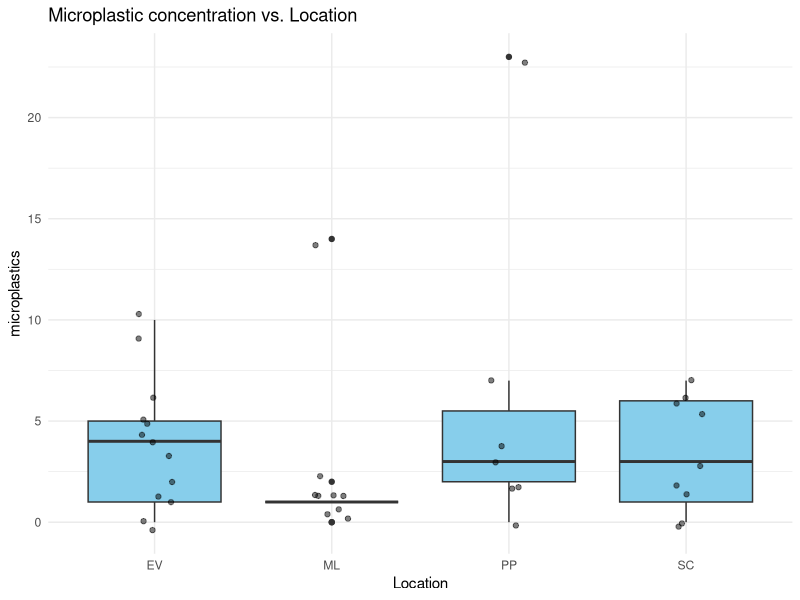
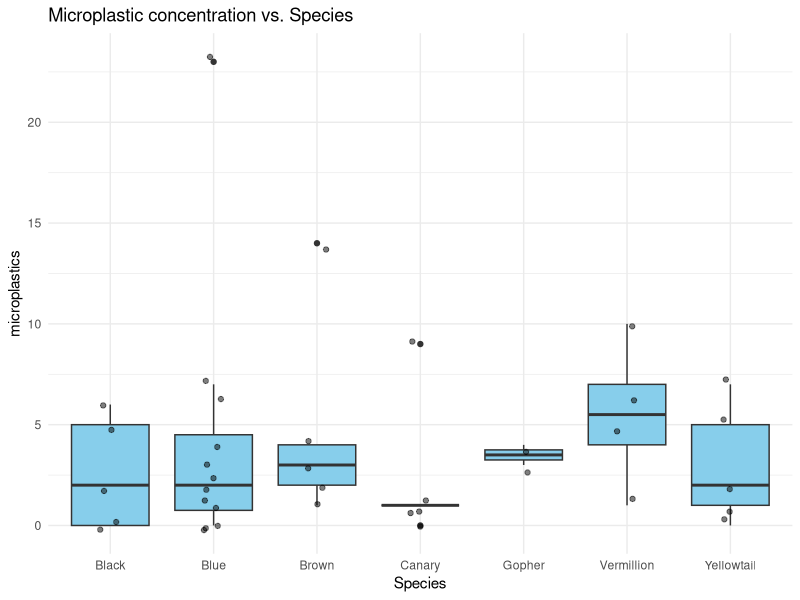

Reproduce these figures in R, in order.
# pkgs and imports
library(tidyverse)
library(readr)
sample_log <- read_csv("sample_log.csv")

graphs <- function(x_value, text){
                   ggplot(sample_log, aes(x = x_value, y = MP_Stomach)) +
                     geom_boxplot(fill = "skyblue") +
                     geom_jitter(width = 0.1, alpha = 0.5) +
                     labs(title = paste("Microplastic concentration vs.", text), x = text, y = "microplastics") +
                     theme_minimal()
  }

# mp stomach vs location
graphs(sample_log$Location, "Location")
# vs species
graphs(sample_log$Species_ID, "Species")

# anova
locaov <- aov(MP_Stomach ~ Location, data = sample_log)
speciesaov <- aov(MP_Stomach ~ Species_ID, data = sample_log)
summary(locaov)
summary(speciesaov)

shapiro.test(locaov$residuals)
shapiro.test(speciesaov$residuals)

TukeyHSD(locaov)
TukeyHSD(speciesaov)
